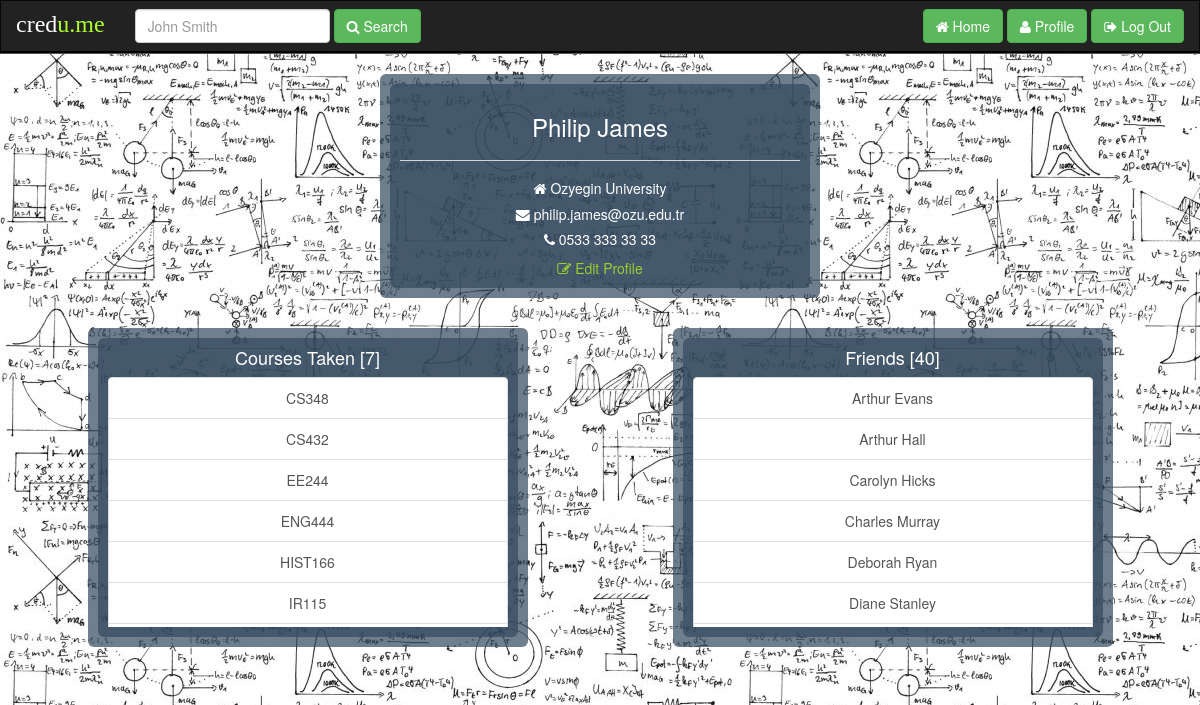
/packages/Profile/index.php (signed in), run on the app's committed database.
### tables this page shows
CREATE TABLE `Users` (
  `ID` varchar(10) NOT NULL,
  `FIRST_NAME` varchar(30) NOT NULL,
  `LAST_NAME` varchar(30) NOT NULL,
  `EMAIL` varchar(30) NOT NULL,
  `PASSWORD` varchar(20) NOT NULL,
  `PHONE_NO` varchar(20) NOT NULL,
  `UNIVERSITY_ID` int(11) NOT NULL,
  `HIGH_SCORE` int(11) NOT NULL DEFAULT '0'
);

CREATE TABLE `Universities` (
  `ID` int(11) NOT NULL,
  `NAME` varchar(30) NOT NULL,
  `COUNTRY` varchar(20) NOT NULL
);

### packages/DatabaseConnection.php (called while the page is built, shortened)
<?php
class DatabaseConnection {
    private $hostName = "localhost";
    private $hostUser = "root";
    private $hostPassword = "admin";
    private $databaseName = "credume";
    public function initiateConnection() {
        $this->connection = new mysqli($this->hostName, $this->hostUser, $this->hostPassword, $this->databaseName);
    }
}
?>

### packages/Profile/index.php (the view, shortened to what this page needs)
<?php
include "../DatabaseConnection.php";
include "../User.php";
?>
<!DOCTYPE html>
<html>
<head>
    <link href="../../includes/Bootstrap/css/bootstrap.min.css" rel="stylesheet">
    <link href="../../includes/Font-Awesome/css/font-awesome.min.css" rel="stylesheet">
    <link href="../../includes/css/Profile.css" rel="stylesheet">
    <link href="../../includes/css/Navbar.css" rel="stylesheet">
</head>
<?php if (isset($_SESSION['loggedUserId']) == null) {
    echo '<script type="text/javascript">',
    'window.location.href = "../Home/";',
    '</script>';
} else {
    $databaseConnection = new DatabaseConnection();
    $userIdFromGet = $_GET['userId'];
    $isAddingFriend = $_GET['isAddingFriend'];
    $isRemovingFriend = $_GET['isRemovingFriend'];
    $user = null;
    $isOtherUser = false;
    $canProceed = true;
    if ($canProceed) {
        if ((!$userIdFromGet || $userIdFromGet == $_SESSION['loggedUserId']) && ($isAddingFriend || $isRemovingFriend)) {
            echo '<script type="text/javascript">',
            'window.location.href = "./";',
            '</script>';
        } else {
            if (!$userIdFromGet || $userIdFromGet == $_SESSION['loggedUserId']) {
                $user = new User($databaseConnection, $_SESSION['loggedUserId']);
            } else {
                $user = new User($databaseConnection, $userIdFromGet);
                $isOtherUser = true;
            }
            $user->fetchFriends();
            $user->fetchCoursesTaken();
            ?>
            <body>
            <nav class="navbar navbar-inverse">
                <div class="container-fluid">
                    <div class="navbar-header">
                        <a class="navbar-brand" href="../Home/"><h3>cred<span>u.me</span></h3></a>
                    </div>
                    <form class="navbar-form navbar-left" role="search">
                        <div class="form-group">
                            <input id="SearchedUser" type="text" class="form-control" placeholder="John Smith">
                        </div>
                        <button id="SearchUser" type="submit" class="btn btn-success"><span class="fa fa-search"></span>
                            Search
                        </button>
                    </form>
                    <form class="navbar-form navbar-right" role="search">
                        <a type="submit" class="btn btn-success" href="../Home/"><span class="fa fa-home"></span>
                            Home</a>
                        <a type="submit" class="btn btn-success" href="./"><span class="fa fa-user"></span> Profile</a>
                        <button id="logout" type="submit" class="btn btn-success"><span class="fa fa-sign-out"></span>
                            Log
                            Out
                        </button>
                    </form>
                </div>
            </nav>
            <div class="container">
                <div class="row">
                    <div class="col-xs-2 col-md-4">
                    </div>
                    <div class="col-xs-8 col-md-4">
                        <div class="jumbotron">
                            <div class="jumbotron child">
                                <?php
                                $user->printUserInfo();
                                $loggedUser = new User($databaseConnection, $_SESSION['loggedUserId']);
                                if ($isAddingFriend) {
                                    $loggedUser->addFriend($user->getUserId());
                                    echo '<script type="text/javascript">',
                                        'window.location.href = "./?userId=' . $user->getUserId() . '";',
                                    '</script>';
                                } else if ($isRemovingFriend) {
                                    $loggedUser->removeFriend($user->getUserId());
                                    echo '<script type="text/javascript">',
                                        'window.location.href = "./?userId=' . $user->getUserId() . '";',
                                    '</script>';
                                } else { ?>
                                    <a class="link" href="./EditProfilePage.php"><i class="fa fa-pencil-square-o"
                                                                                    aria-hidden="true"></i> Edit Profile
                                    </a><br>
                                <?php } ?>
                            </div>
                        </div>
                    </div>
                    <div class="col-xs-2 col-md-4">
                    </div>
                </div>
                <div class="row">
                    <div class="col-xs-2 col-md-1">
                    </div>
                    <div class="col-xs-8 col-md-4">
                        <div class="jumbotron">
                            <div class="jumbotron child">
                                <h4> Courses Taken [<?php echo count($user->getCoursesTaken()); ?>]</h4>
                                <div id="scrollbox">
                                    <div class="list-group">
                                        <?php
                                        for ($i = 0; $i < count($user->getCoursesTaken()); $i++) {
                                            if ($i == count($user->getCoursesTaken()) - 1) { ?>
                                                <a class="list-group-item list-group-item last"
                                                   onclick="joinChatRoom('<?php echo $user->getCoursesTaken()[$i]; ?>');"><?php echo $user->getCoursesTaken()[$i]; ?></a>
                                            <?php } else { ?>
                                                <a class="list-group-item list-group-item"
                                                   onclick="joinChatRoom('<?php echo $user->getCoursesTaken()[$i]; ?>');"><?php echo $user->getCoursesTaken()[$i]; ?></a>
                                            <?php }
                                        } ?>
                                    </div>
                                </div>
                            </div>
                        </div>
                    </div>
                    <div class="col-xs-12 col-md-1">
                    </div>
                    <div class="col-xs-2 col-md-1">
                    </div>
                    <div class="col-xs-8 col-md-4">
                        <div class="jumbotron">
                            <div class="jumbotron child">
                                <h4>Friends [<?php echo count($user->getFriends()); ?>]</h4>
                                <div id="scrollbox">
                                    <div class="list-group">
                                        <?php
                                        for ($i = 0; $i < count($user->getFriends()); $i++) {
                                            if ($i == count($user->getFriends()) - 1) { ?>
                                                <a class="list-group-item list-group-item last"
                                                   onclick="seeProfileOf('<?php echo $user->getFriends()[$i]->getUserId(); ?>')"><?php echo $user->getFriends()[$i]->getFullName(); ?></a>
                                            <?php } else { ?>
                                                <a id="UserLink" href="#"
                                                   class="list-group-item list-group-item"
                                                   onclick="seeProfileOf('<?php echo $user->getFriends()[$i]->getUserId(); ?>')"><?php echo $user->getFriends()[$i]->getFullName(); ?></a>
                                            <?php }
                                        } ?>
                                    </div>
                                </div>
                            </div>
                        </div>
                    </div>
                    <div class="col-xs-2 col-md-1">
                    </div>
                </div>
            </div>
            </body>
        <?php }
    }
} ?>
</html>

### packages/User.php (shortened to what this page needs)
<?php
class User {
    private $databaseConnection = null;
    private $userId = null;
    private $firstName = null;
    private $lastName = null;
    private $email = null;
    private $phoneNumber = null;
    private $universityName = null;
    private $friends = null;
    private $coursesTaken = null;
    public function __construct($databaseConnection, $userId) {
        $this->databaseConnection = $databaseConnection;
        $this->userId = $userId;
        if ($this->doesUserExist())
            $this->fetchUserInformation();
    }
    public function doesUserExist() {
        $this->databaseConnection->initiateConnection();
        $this->databaseConnection->killConnection();
        return true;
    }
    private function fetchUserInformation() {
        $this->databaseConnection->initiateConnection();
        $connection = $this->databaseConnection->getConnection();
        $sql_query = "SELECT * FROM Users JOIN Universities
                      ON Users.UNIVERSITY_ID = Universities.ID
                      WHERE Users.ID = '" . $this->userId . "'";
        $sql_result = mysqli_query($connection, $sql_query);
        while ($row = mysqli_fetch_assoc($sql_result)) {
            $this->firstName = $row['FIRST_NAME'];
            $this->lastName = $row['LAST_NAME'];
            $this->email = $row['EMAIL'];
            $this->phoneNumber = $row['PHONE_NO'];
            $this->universityName = $row['NAME'];
        }
        $this->databaseConnection->killConnection();
    }
    public function fetchFriends() {
        $this->friends = array();
        $this->databaseConnection->initiateConnection();
        $connection = $this->databaseConnection->getConnection();
        $sql_query = "SELECT SECOND_USER_ID FROM FRIENDSHIP JOIN USERS
                      ON FRIENDSHIP.SECOND_USER_ID = USERS.ID WHERE FIRST_USER_ID = '" . $this->userId . "'
                      ORDER BY FIRST_NAME, LAST_NAME";
        $sql_result = mysqli_query($connection, $sql_query);
        while ($row = mysqli_fetch_assoc($sql_result))
            $this->friends[] = new User($this->databaseConnection, $row['SECOND_USER_ID']);
        $this->databaseConnection->killConnection();
    }
    public function fetchCoursesTaken() {
        $this->coursesTaken = array();
        $this->databaseConnection->initiateConnection();
        $connection = $this->databaseConnection->getConnection();
        $sql_query = "SELECT COURSE_ID FROM COURSESTAKEN WHERE USER_ID ='" . $this->userId . "' ORDER BY COURSE_ID";
        $sql_result = mysqli_query($connection, $sql_query);
        while ($row = mysqli_fetch_assoc($sql_result))
            $this->coursesTaken[] = $row['COURSE_ID'];
        $this->databaseConnection->killConnection();
    }
    public function printUserInfo() {
        echo '<h3>' . $this->getFullName() . '</h3>' .
             '<hr>' .
             '<h5><i class="fa fa-home"></i> ' . $this->universityName . '</h5>' .
             '<h5><i class="fa fa-envelope"></i> ' . $this->email . '</h5>' .
             '<h5><i class="fa fa-phone"></i> ' . $this->phoneNumber . '</h5>';
    }
    public function getUserId() {
        return $this->userId;
    }
    public function getFullName() {
        return $this->firstName . ' ' . $this->lastName;
    }
    public function getFriends() {
        return $this->friends;
    }
    public function getCoursesTaken() {
        return $this->coursesTaken;
    }
}
?>

### includes/css/Profile.css (style rules this page uses)
body { background-image: url("../img/Background [Profile].jpeg"); }
.container { text-align: center; }
h3 { color: white; }
h4 { color: white; }
h5 { color: white; }
a { color: white; cursor: pointer; }
.link { color: yellowgreen !important; }
.last { margin-bottom: -20px !important; }
.jumbotron { background-color: rgba(52, 73, 94, 0.7); margin-left: -40px; margin-right: -40px; padding-right: 10px !important; padding-left: 10px !important; padding-bottom: 10px; padding-top: 10px; }
.jumbotron .child { background-color: rgba(52, 73, 94, 0.7); margin: 0px; }
.jumbotron h4 { margin-top: 0px; margin-bottom: 10px; }
#scrollbox { overflow: auto; height: 250px; }

### includes/css/Navbar.css (style rules this page uses)
.navbar { border-radius: 0px; border-bottom-style: groove; border-bottom-color: black; border-bottom-width: 3px; text-align: center; }
.navbar .navbar-header { margin-top: -5px; }
.navbar .navbar-header h3 { color: #ffffff; font: normal 24px 'Cookie', cursive; margin: 0; }
.navbar .navbar-header h3 span { color: greenyellow; }

### data on the page
users: $this->getFullName() "Philip James", UNIVERSITY_ID.NAME "Ozyegin University", EMAIL "philip.james@ozu.edu.tr", PHONE_NO "0533 333 33 33"
users: $user->getFriends()[$i]->getFullName() "Arthur Evans"
users: $user->getFriends()[$i]->getFullName() "Arthur Hall"
users: $user->getFriends()[$i]->getFullName() "Carolyn Hicks"
users: $user->getFriends()[$i]->getFullName() "Charles Murray"
users: $user->getFriends()[$i]->getFullName() "Deborah Ryan"
users: $user->getFriends()[$i]->getFullName() "Diane Stanley"

### other printed values
count($user->getCoursesTaken()) "7"
$user->getCoursesTaken()[$i] "CS348"
$user->getCoursesTaken()[$i] "CS432"
$user->getCoursesTaken()[$i] "EE244"
$user->getCoursesTaken()[$i] "ENG444"
$user->getCoursesTaken()[$i] "HIST166"
$user->getCoursesTaken()[$i] "IR115"
count($user->getFriends()) "40"
